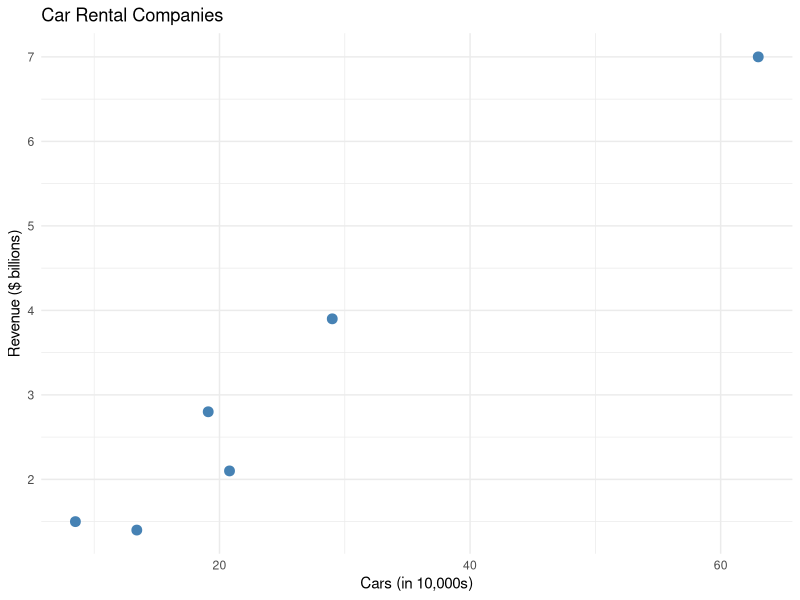
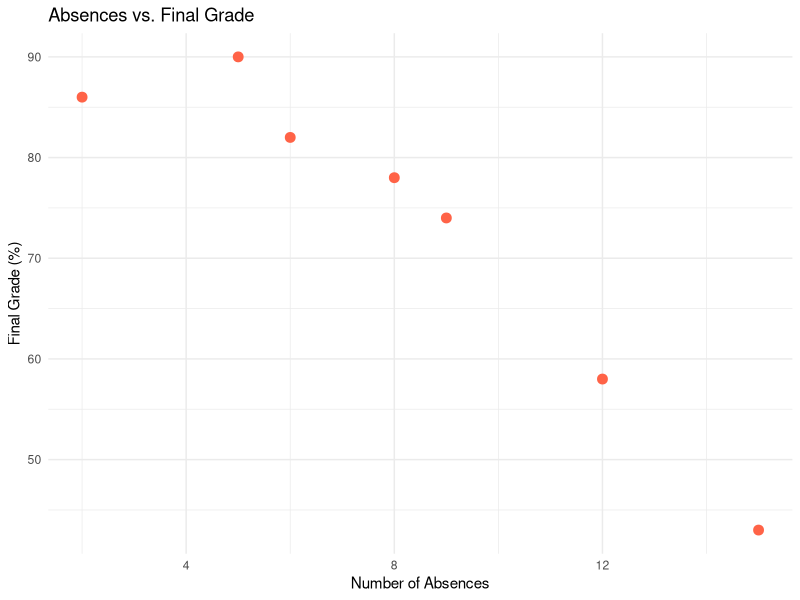
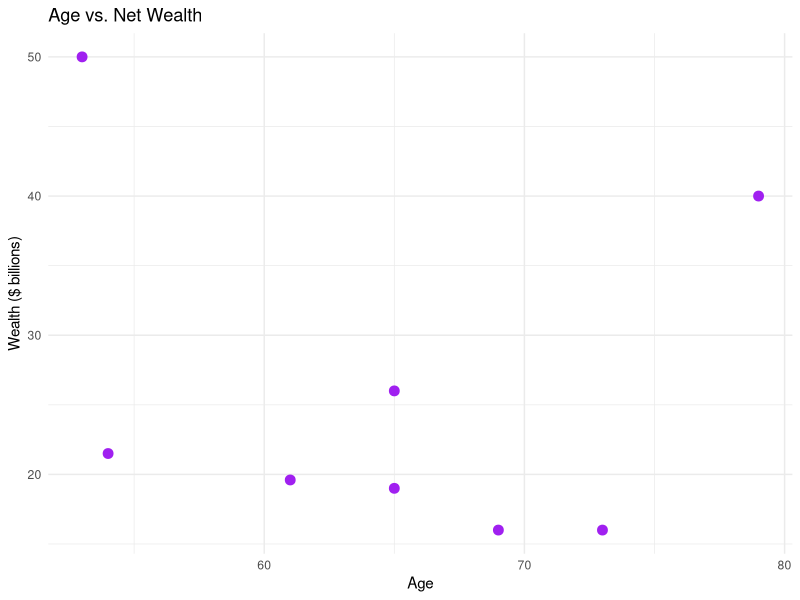
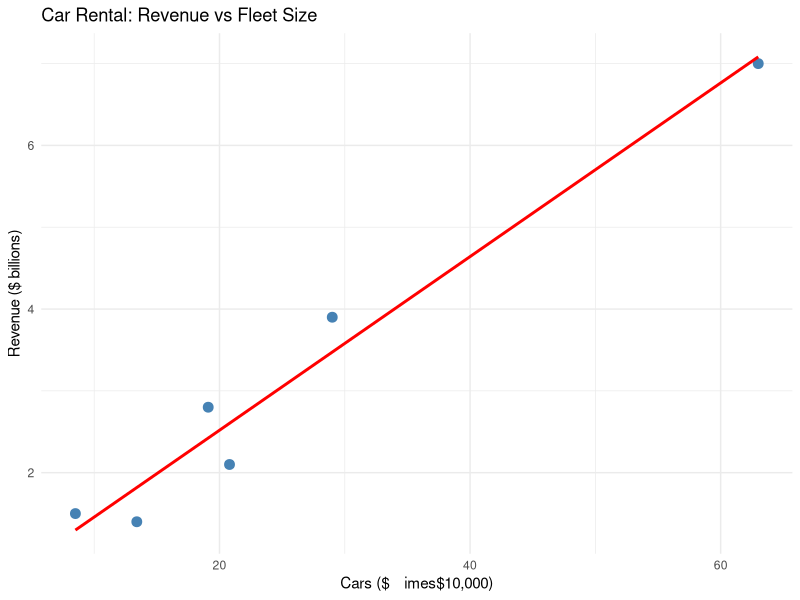
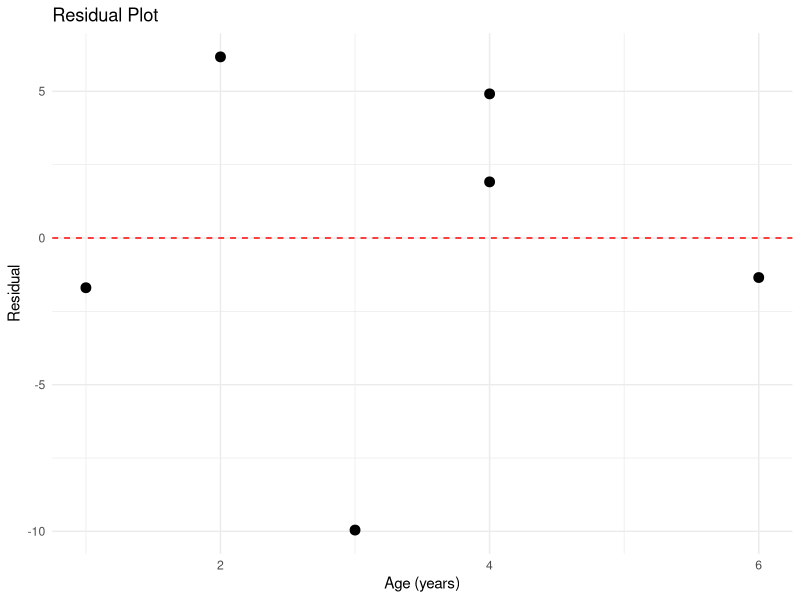

Here is the R script that generated these plots, in order:
## ---- chunk 1
library(tidyverse)
library(ggplot2)
## ---- chunk 2
cars    <- c(63.0, 29.0, 20.8, 19.1, 13.4, 8.5)
revenue <- c(7.0, 3.9, 2.1, 2.8, 1.4, 1.5)
df <- data.frame(cars, revenue)

ggplot(df, aes(x = cars, y = revenue)) +
  geom_point(size = 3, color = "steelblue") +
  labs(x = "Cars (in 10,000s)", y = "Revenue ($ billions)",
       title = "Car Rental Companies") +
  theme_minimal()
## ---- chunk 3
absences <- c(6, 2, 15, 9, 12, 5, 8)
grade    <- c(82, 86, 43, 74, 58, 90, 78)
df2 <- data.frame(absences, grade)

ggplot(df2, aes(x = absences, y = grade)) +
  geom_point(size = 3, color = "tomato") +
  labs(x = "Number of Absences", y = "Final Grade (%)",
       title = "Absences vs. Final Grade") +
  theme_minimal()
## ---- chunk 4
age   <- c(73, 65, 53, 54, 79, 69, 61, 65)
wealth <- c(16, 26, 50, 21.5, 40, 16, 19.6, 19)
df3 <- data.frame(age, wealth)

ggplot(df3, aes(x = age, y = wealth)) +
  geom_point(size = 3, color = "purple") +
  labs(x = "Age", y = "Wealth ($ billions)",
       title = "Age vs. Net Wealth") +
  theme_minimal()
## ---- chunk 5
x <- c(63.0, 29.0, 20.8, 19.1, 13.4, 8.5)
y <- c(7.0, 3.9, 2.1, 2.8, 1.4, 1.5)

r <- cor(x, y)
cat("Correlation coefficient r =", round(r, 4), "\n")
cat("Strong positive relationship — r is close to 1.\n")
## ---- chunk 6
x <- c(6, 2, 15, 9, 12, 5, 8)
y <- c(82, 86, 43, 74, 58, 90, 78)

r <- cor(x, y)
cat("r =", round(r, 4), "\n")
cat("Strong negative relationship — more absences, lower grade.\n")
## ---- chunk 7
x <- c(73, 65, 53, 54, 79, 69, 61, 65)
y <- c(16, 26, 50, 21.5, 40, 16, 19.6, 19)

r <- cor(x, y)
cat("r =", round(r, 4), "\n")
cat("Very weak negative relationship — r is close to 0.\n")
## ---- chunk 8
x <- c(63.0, 29.0, 20.8, 19.1, 13.4, 8.5)
y <- c(7.0, 3.9, 2.1, 2.8, 1.4, 1.5)

test <- cor.test(x, y, alternative = "two.sided")
cat("r =", round(test$estimate, 4), "\n")
cat("t =", round(test$statistic, 4), "\n")
cat("P-value =", round(test$p.value, 6), "\n")
cat("Decision:", ifelse(test$p.value < 0.05, "Reject H0", "Do not reject H0"), "\n")
## ---- chunk 9
x <- c(63.0, 29.0, 20.8, 19.1, 13.4, 8.5)
y <- c(7.0, 3.9, 2.1, 2.8, 1.4, 1.5)

model <- lm(y ~ x)
cat("Intercept a =", round(coef(model)[1], 3), "\n")
cat("Slope b =",     round(coef(model)[2], 3), "\n")

ggplot(data.frame(x, y), aes(x, y)) +
  geom_point(size = 3, color = "steelblue") +
  geom_smooth(method = "lm", se = FALSE, color = "red") +
  labs(title = "Car Rental: Revenue vs Fleet Size",
       x = "Cars ($\times$10,000)", y = "Revenue ($ billions)") +
  theme_minimal()
## ---- chunk 10
x <- c(63.0, 29.0, 20.8, 19.1, 13.4, 8.5)
y <- c(7.0, 3.9, 2.1, 2.8, 1.4, 1.5)
model <- lm(y ~ x)

pred <- predict(model, newdata = data.frame(x = 20))
cat("Predicted revenue for 200,000 cars: $", round(pred, 3), "billion\n")
## ---- chunk 11
r_vals <- c(0.982, -0.944, -0.176, 0.90, 0.60)
for (r in r_vals) {
  cat(sprintf("r = %6.3f  →  r² = %.4f  (%.1f%% explained)\n",
              r, r^2, r^2 * 100))
}
## ---- chunk 12
x <- c(1, 2, 3, 4, 4, 6)
y <- c(62, 78, 70, 90, 93, 103)

model3 <- lm(y ~ x)
cat("Intercept a =", round(coef(model3)[1], 3), "\n")
cat("Slope b =",     round(coef(model3)[2], 3), "\n")

sest <- summary(model3)$sigma
cat("Standard error of estimate s_est =", round(sest, 4), "\n")
cat("r² =", round(summary(model3)$r.squared, 4), "\n")
## ---- chunk 13
x <- c(1, 2, 3, 4, 4, 6)
y <- c(62, 78, 70, 90, 93, 103)
model3 <- lm(y ~ x)
a <- coef(model3)[1]; b <- coef(model3)[2]
sest_shortcut <- sqrt((sum(y^2) - a*sum(y) - b*sum(x*y)) / (length(y) - 2))
cat("s_est (shortcut formula) =", round(sest_shortcut, 4), "\n")
## ---- chunk 14
x <- c(1, 2, 3, 4, 4, 6)
y <- c(62, 78, 70, 90, 93, 103)
model3 <- lm(y ~ x)

pred_int <- predict(model3, newdata = data.frame(x = 3),
                    interval = "prediction", level = 0.95)
cat("Predicted y at x=3:", round(pred_int[1], 2), "\n")
cat("95% Prediction Interval: (",
    round(pred_int[2], 2), ",", round(pred_int[3], 2), ")\n")
## ---- chunk 15
x <- c(1, 2, 3, 4, 4, 6)
y <- c(62, 78, 70, 90, 93, 103)
model3 <- lm(y ~ x)

df_resid <- data.frame(x, residuals = resid(model3))
ggplot(df_resid, aes(x = x, y = residuals)) +
  geom_point(size = 3) +
  geom_hline(yintercept = 0, linetype = "dashed", color = "red") +
  labs(title = "Residual Plot", x = "Age (years)", y = "Residual") +
  theme_minimal()
## ---- chunk 16
gpa   <- c(3.2, 2.7, 2.5, 3.4, 2.2)
age   <- c(22, 27, 24, 28, 23)
score <- c(550, 570, 525, 670, 490)

model_mr <- lm(score ~ gpa + age)
summary(model_mr)
## ---- chunk 17
new_student <- data.frame(gpa = 3.0, age = 25)
pred_score  <- predict(model_mr, newdata = new_student)
cat("Predicted state board score:", round(pred_score, 1), "\n")
## ---- chunk 18
ryx1 <- 0.845; ryx2 <- 0.791; rx1x2 <- 0.371
R <- sqrt((ryx1^2 + ryx2^2 - 2*ryx1*ryx2*rx1x2) / (1 - rx1x2^2))
cat("Multiple correlation coefficient R =", round(R, 4), "\n")
cat("Coefficient of multiple determination R² =", round(R^2, 4), "\n")
## ---- chunk 19
R2 <- 0.989^2; n <- 5; k <- 2
F_stat <- (R2/k) / ((1-R2)/(n-k-1))
cv <- qf(0.95, df1 = k, df2 = n-k-1)
cat("F =", round(F_stat, 2), "  Critical value =", round(cv, 2), "\n")
cat("Decision:", ifelse(F_stat > cv, "Reject H0", "Do not reject H0"), "\n")
## ---- chunk 20
R2 <- 0.989^2; n <- 5; k <- 2
R2_adj <- 1 - (1-R2)*(n-1)/(n-k-1)
cat("R² =", round(R2, 4), "\n")
cat("Adjusted R² =", round(R2_adj, 4), "\n")
